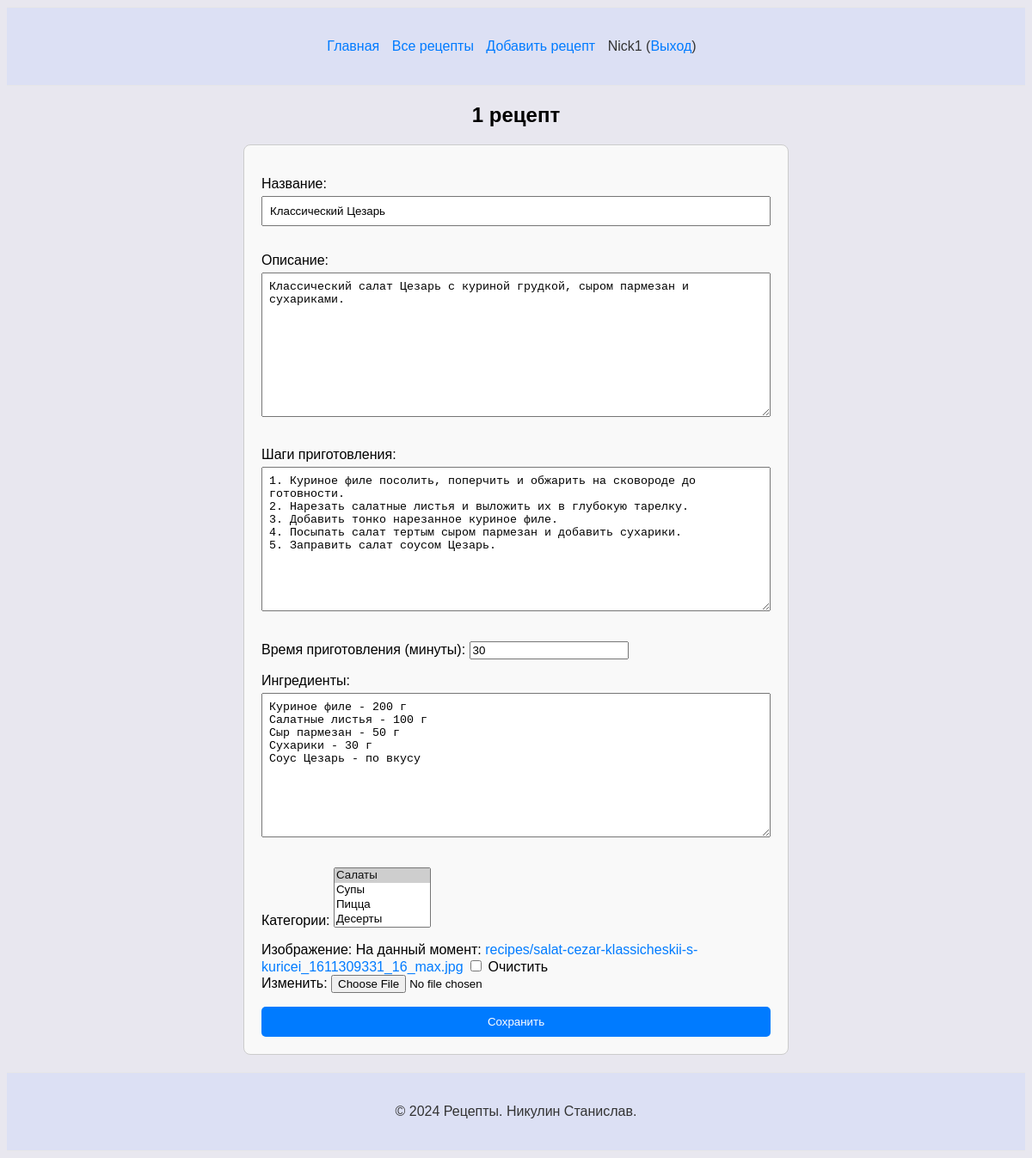
/recipe/edit/1/ (signed in), run on the app's committed database.
### recipeapp/models.py (models this page shows, shortened)
class Recipe(models.Model):
    title = models.CharField(max_length=255, verbose_name="Название")
    description = models.TextField(verbose_name="Описание")
    preparation_steps = models.TextField(verbose_name="Шаги приготовления")
    preparation_time = models.IntegerField(verbose_name="Время приготовления (минуты)")
    image = models.ImageField(upload_to='recipes/', verbose_name="Изображение", null=True, blank=True)
    author = models.ForeignKey(User, on_delete=models.CASCADE, verbose_name="Автор")
    ingredients = models.TextField(verbose_name="Ингредиенты", null=True, blank=True)
    categories = models.ManyToManyField(Category, through='RecipeCategory', verbose_name="Категории")
    class Meta:
        verbose_name = 'Рецепт'
        verbose_name_plural = 'Рецепты'

### recipeapp/views.py (the view)
# urls.py: path('recipe/edit/<int:pk>/', views.edit_recipe, name='edit_recipe'),
@login_required
def edit_recipe(request, pk=None):
    recipe = get_object_or_404(Recipe, pk=pk)
    if request.user != recipe.author and not request.user.is_staff:
        return HttpResponseForbidden()
    if request.method == 'POST':
        form = RecipeForm(request.POST, request.FILES, instance=recipe)
        if form.is_valid():
            form.save()
            return redirect('recipe_detail', pk=recipe.pk)
    else:
        form = RecipeForm(instance=recipe)
    return render(request, 'add_edit_recipe.html', {'form': form})

### recipeapp/forms.py
class RecipeForm(forms.ModelForm):
    class Meta:
        model = Recipe
        fields = ['title', 'description', 'preparation_steps', 'preparation_time', 'ingredients', 'categories', 'image']

### recipeapp/models.py (called while the page is built)
    def __str__(self):
        return self.name

### recipeapp/templates/add_edit_recipe.html (shortened to what this page needs)
{% extends 'base.html' %}
{% block content %}
    <h2 class="centered-title">{{ form.instance.pk|default:"Добавить" }} рецепт</h2>
    <div class="form-container">
        <form method="post" enctype="multipart/form-data">
            {{ form.as_p }}
            <button type="submit" class="submit-button">Сохранить</button>
        </form>
    </div>
{% endblock %}

### templates/base.html (shortened to what this page needs)
{% load static %}
<!DOCTYPE html>
<html lang="ru">
<head>
    <link rel="stylesheet" href="{% static 'css/styles.css' %}">
</head>
<body>
    <header>
        <nav>
            <ul>
                <li><a href="{% url 'home' %}">Главная</a></li>
                <li><a href="{% url 'all_recipes' %}">Все рецепты</a></li>
                {% if user.is_authenticated %}
                    <li><a href="{% url 'add_recipe' %}">Добавить рецепт</a></li>
                    <li class="user-info">{{ user.username }} (<a href="{% url 'logout' %}">Выход</a>)</li>
                {% else %}
                    <li><a href="{% url 'login' %}">Вход</a></li>
                    <li><a href="{% url 'register' %}">Регистрация</a></li>
                {% endif %}
            </ul>
        </nav>
    </header>
    <main>
        {% block content %}
        {% endblock %}
    </main>
    <footer>
        <p>© 2024 Рецепты. Никулин Станислав.</p>
    </footer>
</body>
</html>

### static/css/styles.css (style rules this page uses)
body { font-family: Arial, sans-serif; background-color: #d4d1e285; }
header, footer { background-color: #d8def7bb; color: #333; padding: 20px 0; text-align: center; border-top: 1px solid #e7e7e7; border-bottom: 1px solid #e7e7e7; }
header a, footer a { color: #007bff; text-decoration: none; }
nav ul { list-style-type: none; padding: 0; }
nav ul li { display: inline; margin-right: 10px; }
a { text-decoration: none; color: #007bff; }
footer p { text-align: center; }
.form-container { margin: 20px auto; width: 90%; max-width: 50%; padding: 20px; border: 1px solid #ccc; border-radius: 8px; background-color: #f9f9f9; }
.form-container input[type="text"], .form-container input[type="email"], .form-container input[type="password"], .form-container textarea { width: 100%; padding: 8px; margin: 5px 0 15px; box-sizing: border-box; }
.submit-button { background-color: #007bff; color: white; padding: 10px 20px; border: none; border-radius: 5px; cursor: pointer; width: 100%; }
.centered-title { text-align: center; }

### data on the page
Recipe: instance.pk "1", title "Классический Цезарь", description "Классический салат Цезарь с куриной грудкой, сыром пармезан и сухариками.", preparation_steps "1. Куриное филе посолить, поперчить и обжарить на сковороде до готовности. 2. Нарезать салатные листья и выложить их в глубокую тарелку. 3. Добавить тонко нарезанное куриное филе. 4. Посыпать салат тертым сыром пармезан и добавить сухарики. 5. Заправить салат соусом Цезарь.", preparation_time "30", ingredients "Куриное филе - 200 г Салатные листья - 100 г Сыр пармезан - 50 г Сухарики - 30 г Соус Цезарь - по вкусу"

### other printed values
{{ user.username }} "Nick1"
